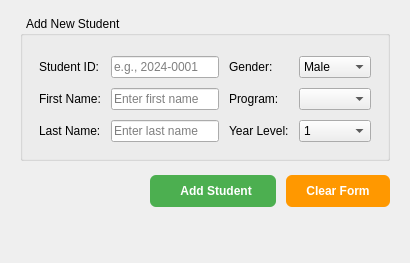
         <widget class="QWidget" name="pageManage">
          <layout class="QVBoxLayout" name="manageLayout">
           <property name="spacing">
            <number>14</number>
           </property>
           <property name="leftMargin">
            <number>20</number>
           </property>
           <property name="topMargin">
            <number>16</number>
           </property>
           <property name="rightMargin">
            <number>20</number>
           </property>
           <property name="bottomMargin">
            <number>16</number>
           </property>
           <item>
            <widget class="QGroupBox" name="groupStudent">
             <property name="title">
              <string>  Add New Student</string>
             </property>
             <layout class="QGridLayout" name="studentFormGrid">
              <property name="leftMargin">
               <number>16</number>
              </property>
              <property name="topMargin">
               <number>20</number>
              </property>
              <property name="rightMargin">
               <number>16</number>
              </property>
              <property name="bottomMargin">
               <number>16</number>
              </property>
              <property name="spacing">
               <number>10</number>
              </property>
              <item row="0" column="0">
               <widget class="QLabel" name="label_3">
                <property name="text">
                 <string>Student ID:</string>
                </property>
               </widget>
              </item>
              <item row="0" column="1">
               <widget class="QLineEdit" name="lineStudentId">
                <property name="placeholderText">
                 <string>e.g., 2024-0001</string>
                </property>
               </widget>
              </item>
              <item row="1" column="0">
               <widget class="QLabel" name="label_4">
                <property name="text">
                 <string>First Name:</string>
                </property>
               </widget>
              </item>
              <item row="1" column="1">
               <widget class="QLineEdit" name="lineFirstName">
                <property name="placeholderText">
                 <string>Enter first name</string>
                </property>
               </widget>
              </item>
              <item row="2" column="0">
               <widget class="QLabel" name="label_5">
                <property name="text">
                 <string>Last Name:</string>
                </property>
               </widget>
              </item>
              <item row="2" column="1">
               <widget class="QLineEdit" name="lineLastName">
                <property name="placeholderText">
                 <string>Enter last name</string>
                </property>
               </widget>
              </item>
              <item row="0" column="2">
               <widget class="QLabel" name="label_6">
                <property name="text">
                 <string>Gender:</string>
                </property>
               </widget>
              </item>
              <item row="0" column="3">
               <widget class="QComboBox" name="comboGender">
                <item>
                 <property name="text">
                  <string>Male</string>
                 </property>
                </item>
                <item>
                 <property name="text">
                  <string>Female</string>
                 </property>
                </item>
               </widget>
              </item>
              <item row="1" column="2">
               <widget class="QLabel" name="label_7">
                <property name="text">
                 <string>Program:</string>
                </property>
               </widget>
              </item>
              <item row="1" column="3">
               <widget class="QComboBox" name="comboProgramCode"/>
              </item>
              <item row="2" column="2">
               <widget class="QLabel" name="label_8">
                <property name="text">
                 <string>Year Level:</string>
                </property>
               </widget>
              </item>
              <item row="2" column="3">
               <widget class="QComboBox" name="comboYearLevel">
                <item>
                 <property name="text">
                  <string>1</string>
                 </property>
                </item>
                <item>
                 <property name="text">
                  <string>2</string>
                 </property>
                </item>
                <item>
                 <property name="text">
                  <string>3</string>
                 </property>
                </item>
                <item>
                 <property name="text">
                  <string>4</string>
                 </property>
                </item>
               </widget>
              </item>
             </layout>
            </widget>
           </item>
           <item>
            <layout class="QHBoxLayout" name="studentBtnRow">
             <property name="spacing">
              <number>10</number>
             </property>
             <item>
              <spacer name="studentBtnSpacer">
               <property name="orientation">
                <enum>Qt::Orientation::Horizontal</enum>
               </property>
               <property name="sizeHint" stdset="0">
                <size>
                 <width>40</width>
                 <height>20</height>
                </size>
               </property>
              </spacer>
             </item>
             <item>
              <widget class="QPushButton" name="btnAddStudent">
               <property name="styleSheet">
                <string notr="true">QPushButton {
    background-color: #4CAF50;
    color: white;
    border-radius: 6px;
    padding: 9px 24px;
    font-weight: 700;
}

QPushButton:hover {
    background-color: #0d47a1;
}</string>
               </property>
               <property name="text">
                <string>  Add Student</string>
               </property>
              </widget>
             </item>
             <item>
              <widget class="QPushButton" name="btnClearStudent">
               <property name="styleSheet">
                <string notr="true">QPushButton {
    background-color: #FF9800;
    color: white;
    border-radius: 6px;
    padding: 9px 20px;
    font-weight: 700;
}

QPushButton:hover {
    background-color: #37474f;
}</string>
               </property>
               <property name="text">
                <string>Clear Form</string>
               </property>
              </widget>
             </item>
            </layout>
           </item>
           <item>
            <spacer name="manageSpacer">
             <property name="orientation">
              <enum>Qt::Orientation::Vertical</enum>
             </property>
             <property name="sizeHint" stdset="0">
              <size>
               <width>20</width>
               <height>40</height>
              </size>
             </property>
            </spacer>
           </item>
          </layout>
         </widget>
